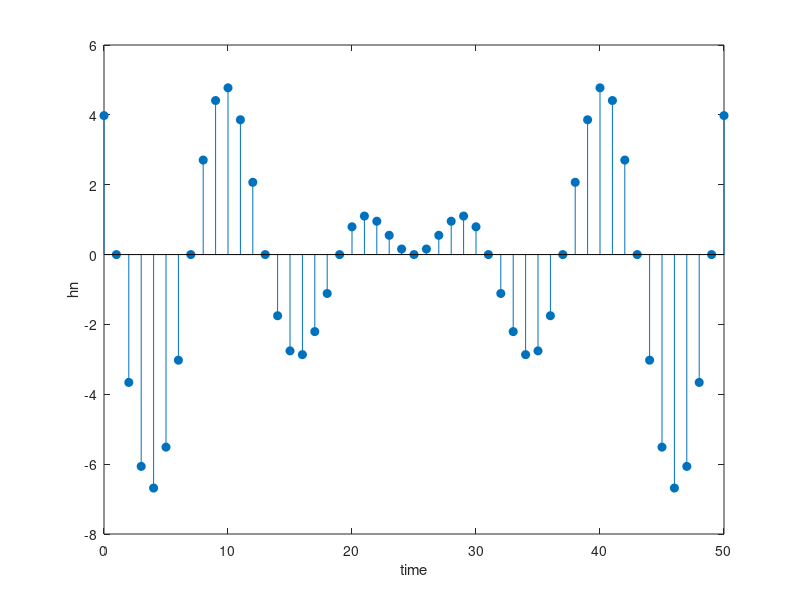

Here is the MATLAB script that generated this plot:
N=51;
n=0:N-1;
wn=ones(1,51);
nc=(N-1)/2;
hdn=1/pi*(n-nc).*(sin((n-nc)*(pi/6)));
hn=hdn.*wn;

figure;
stem(n,hn,"filled");
xlabel('time');
ylabel('hn');
